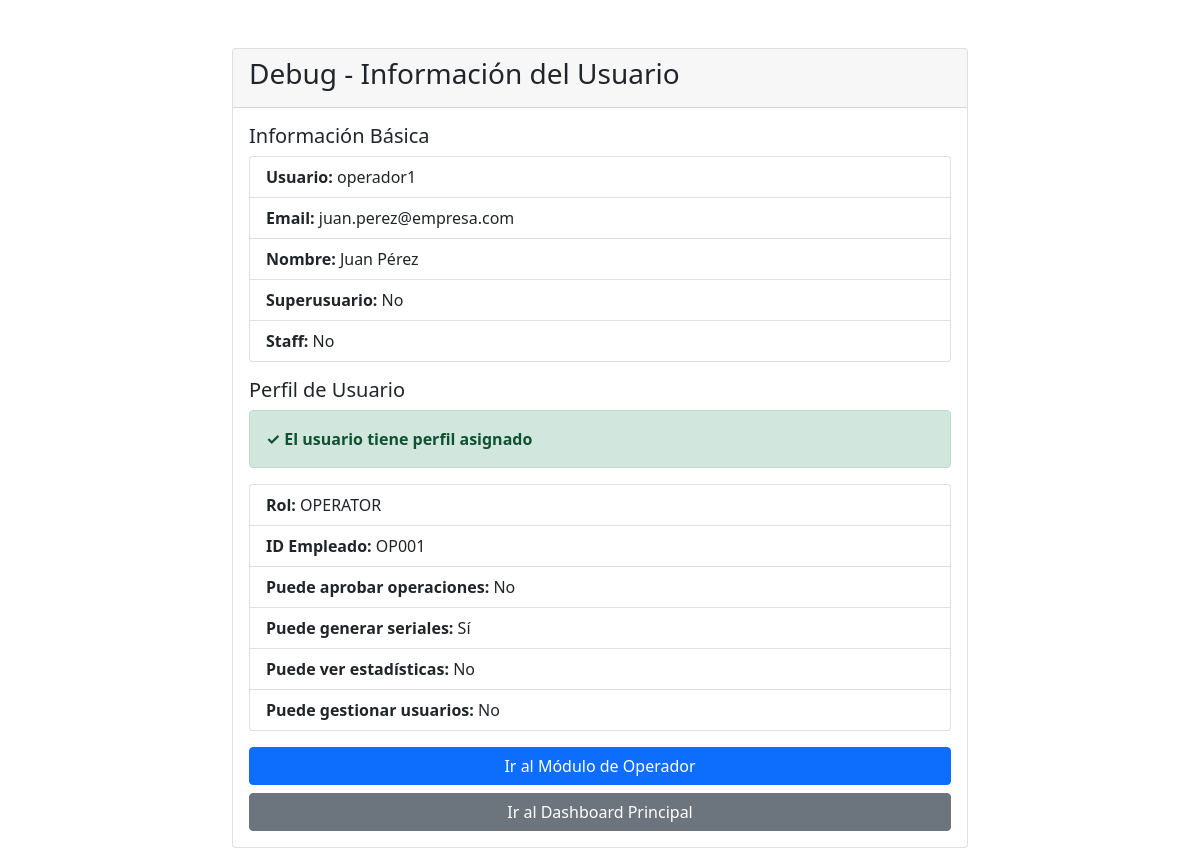
The page /manufacturing/debug-profile/ (signed in) on the database its author committed.
### operators/models.py (models this page shows, shortened)
class UserProfile(models.Model):
    ROLE_CHOICES = [
        ('OPERATOR', 'Operador'),
        ('SUPERVISOR', 'Supervisor'),
        ('QUALITY', 'Control de Calidad'),
        ('ADMIN', 'Administrador'),
        ('REPAIRER', 'Reparador'),
    ]
    user = models.OneToOneField(User, on_delete=models.CASCADE)
    employee_id = models.CharField(max_length=20, unique=True)
    role = models.CharField(max_length=20, choices=ROLE_CHOICES)
    department = models.CharField(max_length=100, blank=True)
    phone = models.CharField(max_length=20, blank=True)
    is_active_operator = models.BooleanField(default=True)
    can_approve_operations = models.BooleanField(default=False)
    can_generate_serials = models.BooleanField(default=True)
    can_view_statistics = models.BooleanField(default=False)
    can_manage_users = models.BooleanField(default=False)
    created_at = models.DateTimeField(auto_now_add=True)
    updated_at = models.DateTimeField(auto_now=True)
    class Meta:
        verbose_name = "Perfil de Usuario"
        verbose_name_plural = "Perfiles de Usuario"

### manufacturing/views_debug.py (the view)
# urls.py: path('debug-profile/', views_debug.debug_user_profile, name='debug_profile'),
@login_required
def debug_user_profile(request):
    user = request.user
    has_profile = hasattr(user, 'userprofile')
    context = {
        'user': user,
        'has_profile': has_profile,
        'profile': user.userprofile if has_profile else None,
        'is_superuser': user.is_superuser,
        'is_staff': user.is_staff,
    }
    return render(request, 'manufacturing/debug_profile.html', context)

### templates/manufacturing/debug_profile.html (shortened to what this page needs)
<!DOCTYPE html>
<html lang="es">
<head>
    <link href="https://cdn.jsdelivr.net/npm/bootstrap@5.1.3/dist/css/bootstrap.min.css" rel="stylesheet">
</head>
<body>
    <div class="container mt-5">
        <div class="row justify-content-center">
            <div class="col-md-8">
                <div class="card">
                    <div class="card-header">
                        <h3>Debug - Información del Usuario</h3>
                    </div>
                    <div class="card-body">
                        <h5>Información Básica</h5>
                        <ul class="list-group mb-3">
                            <li class="list-group-item"><strong>Usuario:</strong> {{ user.username }}</li>
                            <li class="list-group-item"><strong>Email:</strong> {{ user.email }}</li>
                            <li class="list-group-item"><strong>Nombre:</strong> {{ user.first_name }} {{ user.last_name }}</li>
                            <li class="list-group-item"><strong>Superusuario:</strong> {{ is_superuser|yesno:"Sí,No" }}</li>
                            <li class="list-group-item"><strong>Staff:</strong> {{ is_staff|yesno:"Sí,No" }}</li>
                        </ul>
                        <h5>Perfil de Usuario</h5>
                        {% if has_profile %}
                            <div class="alert alert-success">
                                <strong>✓ El usuario tiene perfil asignado</strong>
                            </div>
                            <ul class="list-group mb-3">
                                <li class="list-group-item"><strong>Rol:</strong> {{ profile.role }}</li>
                                <li class="list-group-item"><strong>ID Empleado:</strong> {{ profile.employee_id }}</li>
                                <li class="list-group-item"><strong>Puede aprobar operaciones:</strong> {{ profile.can_approve_operations|yesno:"Sí,No" }}</li>
                                <li class="list-group-item"><strong>Puede generar seriales:</strong> {{ profile.can_generate_serials|yesno:"Sí,No" }}</li>
                                <li class="list-group-item"><strong>Puede ver estadísticas:</strong> {{ profile.can_view_statistics|yesno:"Sí,No" }}</li>
                                <li class="list-group-item"><strong>Puede gestionar usuarios:</strong> {{ profile.can_manage_users|yesno:"Sí,No" }}</li>
                            </ul>
                            <div class="d-grid gap-2">
                                <a href="{% url 'manufacturing:operator_dashboard' %}" class="btn btn-primary">
                                    Ir al Módulo de Operador
                                </a>
                                <a href="{% url 'manufacturing:dashboard' %}" class="btn btn-secondary">
                                    Ir al Dashboard Principal
                                </a>
                            </div>
                        {% endif %}
                    </div>
                </div>
            </div>
        </div>
    </div>
</body>
</html>

### rows shown on the page
UserProfile: role "OPERATOR", employee_id "OP001", can_approve_operations "No", can_generate_serials "Sí", can_view_statistics "No", can_manage_users "No"

### other values the page prints
{{ user.username }} "operador1"
{{ user.email }} "juan.perez@empresa.com"
{{ user.first_name }} "Juan"
{{ user.last_name }} "Pérez"
{{ is_superuser|yesno:"Sí,No" }} "No"
{{ is_staff|yesno:"Sí,No" }} "No"
